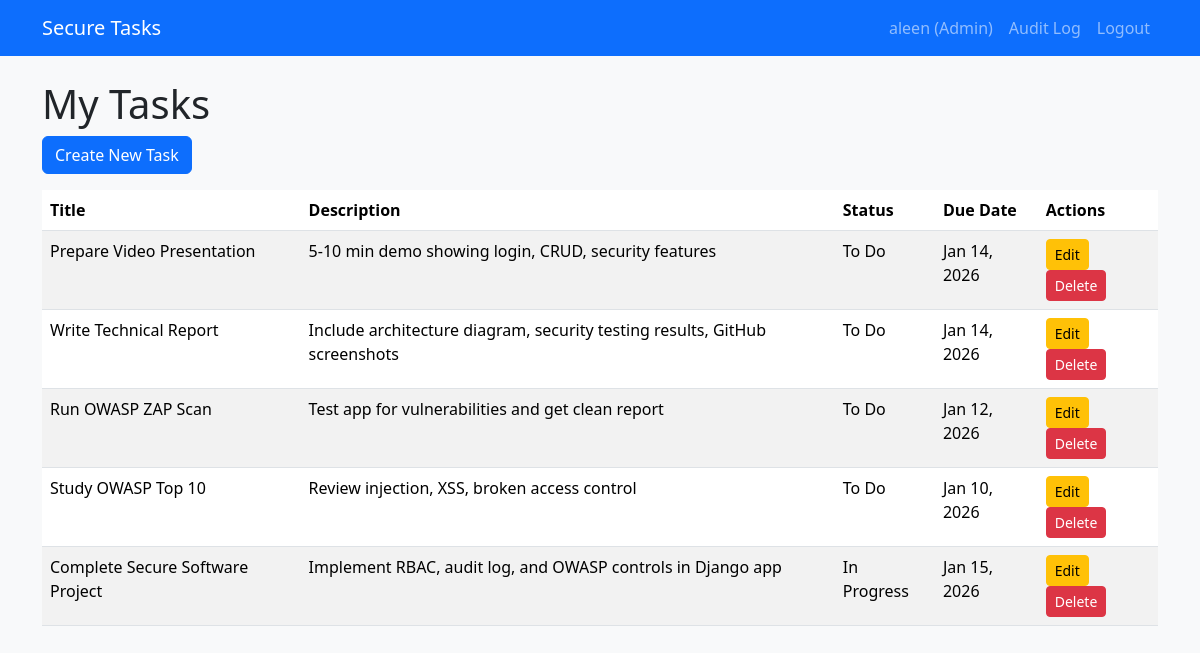
Page /tasks/ (signed in) on the earlier database version.
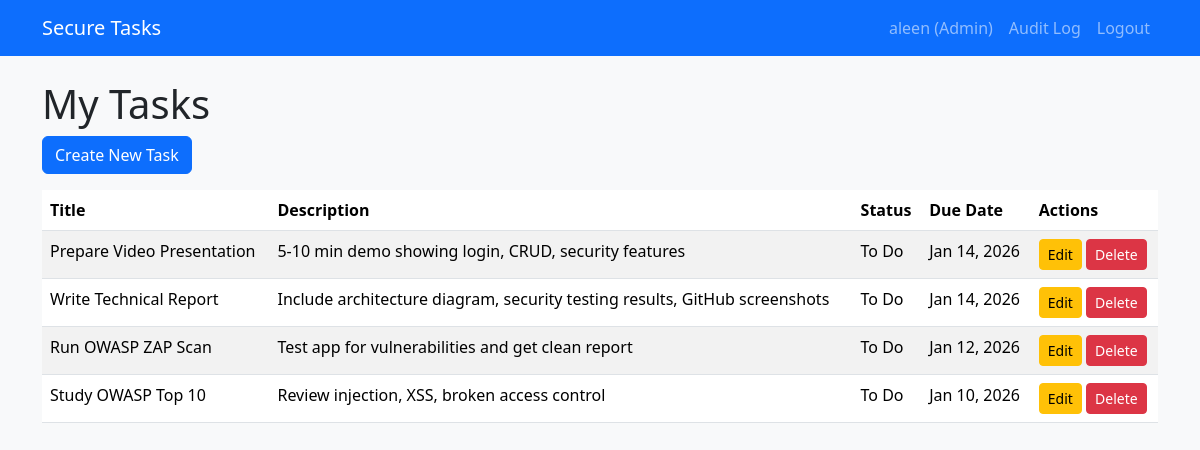
Same page on the later database version.
### tasks/models.py (models this page shows, shortened)
class Task(models.Model):
    STATUS_CHOICES = [
        ('TODO', 'To Do'),
        ('IN_PROGRESS', 'In Progress'),
        ('DONE', 'Done'),
    ]
    title = models.CharField(
        max_length=200,
        help_text="Task title (required)"
    )
    description = models.TextField(
        blank=True,
        null=True,
        help_text="Optional task description"
    )
    status = models.CharField(
        max_length=20,
        choices=STATUS_CHOICES,
        default='TODO',
        help_text="Current task status"
    )
    due_date = models.DateField(
        null=True,
        blank=True,
        help_text="Optional due date"
    )
    owner = models.ForeignKey(
        User,
        on_delete=models.CASCADE,
        related_name='tasks',
        help_text="Task owner (for access control)"
    )
    created_at = models.DateTimeField(
        auto_now_add=True,
        help_text="Auto-set creation timestamp"
    )
    class Meta:
        ordering = ['-created_at']
        verbose_name = 'Task'
        verbose_name_plural = 'Tasks'

### tasks/views.py (the view)
# urls.py: path('', views.TaskListView.as_view(), name='task_list'),
class TaskListView(LoginRequiredMixin, ListView):
    model = Task
    template_name = 'tasks/task_list.html'
    context_object_name = 'tasks'
    def get_queryset(self):
        if self.request.user.is_staff:
            return Task.objects.all()
        return Task.objects.filter(owner=self.request.user)

### securetaskapp/templates/tasks/task_list.html
{% extends 'base.html' %}
{% block content %}
<h1>My Tasks</h1>
<a class="btn btn-primary mb-3" href="{% url 'task_create' %}">Create New Task</a>
<table class="table table-striped">
    <thead>
        <tr>
            <th>Title</th>
            <th>Description</th>
            <th>Status</th>
            <th>Due Date</th>
            <th>Actions</th>
        </tr>
    </thead>
    <tbody>
        {% for task in tasks %}
        <tr>
            <td>{{ task.title }}</td>
            <td>{{ task.description|truncatewords:10 }}</td>
            <td>{{ task.get_status_display }}</td>
            <td>{{ task.due_date|date:"M d, Y" }}</td>
            <td>
                <a class="btn btn-sm btn-warning" href="{% url 'task_update' task.pk %}">Edit</a>
                <a class="btn btn-sm btn-danger" href="{% url 'task_delete' task.pk %}">Delete</a>
            </td>
        </tr>
        {% empty %}
        <tr><td colspan="5">No tasks yet. Create one!</td></tr>
        {% endfor %}
    </tbody>
</table>
{% endblock %}

### securetaskapp/templates/base.html (shortened to what this page needs)
<!DOCTYPE html>
<html lang="en">
<head>
    <link href="https://cdn.jsdelivr.net/npm/bootstrap@5.3.2/dist/css/bootstrap.min.css" rel="stylesheet">
</head>
<body class="bg-light">
    <nav class="navbar navbar-expand-lg navbar-dark bg-primary">
        <div class="container">
            <a class="navbar-brand" href="{% url 'task_list' %}">Secure Tasks</a>
            <div class="navbar-nav ms-auto">
                {% if user.is_authenticated %}
                    <a class="nav-item nav-link" href="{% url 'profile' %}">{{ user.username }} {% if user.is_staff %}(Admin){% endif %}</a>
                    {% if user.is_staff %}
                        <a class="nav-item nav-link" href="{% url 'audit_log' %}">Audit Log</a>
                    {% endif %}
                    <form method="post" action="{% url 'logout' %}" class="d-inline">
                        <button type="submit" class="nav-link btn btn-link" style="cursor: pointer;">Logout</button>
                    </form>
                {% else %}
                    <a class="nav-item nav-link" href="{% url 'login' %}">Login</a>
                    <a class="nav-item nav-link" href="{% url 'register' %}">Register</a>
                {% endif %}
            </div>
        </div>
    </nav>
    <div class="container mt-4">
        {% block content %}{% endblock %}
    </div>
</body>
</html>

Differences in the rows shown:
removed Task: title "Complete Secure Software Project", description "Implement RBAC, audit log, and OWASP controls in Django app", status "In Progress", due_date "Jan 15, 2026"
